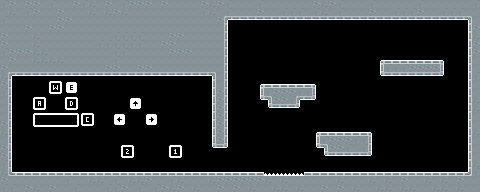

A 2D game scene composited from a Tiled map and its tileset images. What follows is a short description and the map's XML, with each tile layer's data collapsed to a summary:
An orthogonal 60x24 tile map with 8x8 px tiles, 1 tile layer (Tile Layer 1), 1 hidden layer not drawn, 4 tilesets and 12 objects.

<map version="1.10" tiledversion="1.11.2" orientation="orthogonal" renderorder="right-down" width="60" height="24" tilewidth="8" tileheight="8" infinite="0" nextlayerid="8" nextobjectid="34">
 <tileset firstgid="1" source="panels.tsx" />
 <tileset firstgid="61" source="tilemap_white_packed.tsx" />
 <tileset firstgid="877" source="hazards.tsx" />
 <tileset firstgid="893" source="dev_tiles.tsx" />
 <layer id="1" name="Tile Layer 1" width="60" height="24">
  <data>[1440 cells, 748 non-empty, 46 distinct tile ids]</data>
 </layer>
 <layer id="7" name="Tile Layer 2" width="60" height="24" visible="0">
  <data>[1440 cells, 9 non-empty, 3 distinct tile ids]</data>
 </layer>
 <objectgroup id="3" name="Collision">
  <object id="11" x="17.9906" y="20">
   <polygon points="0,0 461.759,0 461.759,-20 -17.9906,-20 -17.9906,0" />
  </object>
  <object id="24" x="10.1031" y="192">
   <polygon points="0,0 253.823,0 253.823,-20 -9.88918,-20 -9.88918,0" />
  </object>
  <object id="25" x="310.491" y="192">
   <polygon points="0,0 169.56,0 169.56,-20 -6.60623,-20 -6.60623,0" />
  </object>
  <object id="26" x="265.811" y="192">
   <polygon points="0,0 37.785,0 37.785,-16.125 -1.47214,-16.125 -1.47214,0" />
  </object>
  <object id="27" x="317.997" y="148">
   <polygon points="0,0 54.235,0 54.235,-16.125 -2.11305,-16.125 -2.11305,0" />
  </object>
  <object id="30" x="326" y="156">
   <polygon points="0,0 46.185,0 46.185,-7.57955 -1.79942,-7.57955 -1.79942,0" />
  </object>
  <object id="28" x="262" y="100">
   <polygon points="0,0 54.235,0 54.235,-16.125 -2.11305,-16.125 -2.11305,0" />
  </object>
  <object id="31" x="269.086" y="107.818">
   <polygon points="0,0 30.785,0 30.785,-7.39773 -1.19942,-7.39773 -1.19942,0" />
  </object>
  <object id="29" x="381.907" y="76">
   <polygon points="0,0 61.935,0 61.935,-16.125 -2.41305,-16.125 -2.41305,0" />
  </object>
  <object id="12" x="468" y="20">
   <polygon points="0,0 0,152 12,152 12,0" />
  </object>
  <object id="13" x="12" y="20">
   <polygon points="0,0 -12,0 -12,152 0,152" />
  </object>
 </objectgroup>
 <objectgroup id="5" name="HazardCollision">
  <object id="33" x="303.455" y="173.091">
   <polygon points="0,0 -39,0 -39,2.54545 0,2.54545" />
  </object>
 </objectgroup>
</map>
